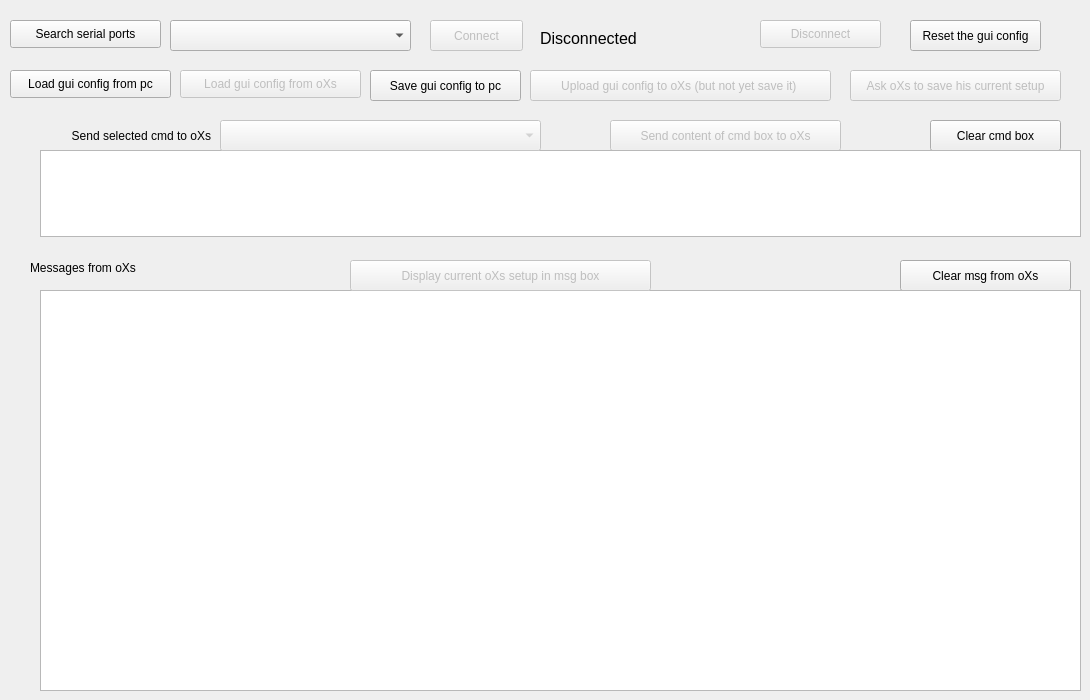
      <widget class="QWidget" name="UsbCommands">
       <attribute name="title">
        <string>Usb commands</string>
       </attribute>
       <widget class="QComboBox" name="comboBoxSerialPort">
        <property name="geometry">
         <rect>
          <x>170</x>
          <y>20</y>
          <width>241</width>
          <height>31</height>
         </rect>
        </property>
       </widget>
       <widget class="QPushButton" name="pushButtonSerialConnect">
        <property name="enabled">
         <bool>false</bool>
        </property>
        <property name="geometry">
         <rect>
          <x>430</x>
          <y>20</y>
          <width>93</width>
          <height>31</height>
         </rect>
        </property>
        <property name="text">
         <string>Connect</string>
        </property>
       </widget>
       <widget class="QPushButton" name="pushButtonSerialDisconnect">
        <property name="enabled">
         <bool>false</bool>
        </property>
        <property name="geometry">
         <rect>
          <x>760</x>
          <y>20</y>
          <width>121</width>
          <height>28</height>
         </rect>
        </property>
        <property name="text">
         <string>Disconnect</string>
        </property>
       </widget>
       <widget class="QPushButton" name="pushButtonSerialSend">
        <property name="enabled">
         <bool>false</bool>
        </property>
        <property name="geometry">
         <rect>
          <x>610</x>
          <y>120</y>
          <width>231</width>
          <height>31</height>
         </rect>
        </property>
        <property name="text">
         <string>Send content of cmd box to oXs</string>
        </property>
       </widget>
       <widget class="QPushButton" name="pushButtonSearchSerialPort">
        <property name="geometry">
         <rect>
          <x>10</x>
          <y>20</y>
          <width>151</width>
          <height>28</height>
         </rect>
        </property>
        <property name="text">
         <string>Search serial ports</string>
        </property>
       </widget>
       <widget class="QLabel" name="labelSerialStatus">
        <property name="geometry">
         <rect>
          <x>540</x>
          <y>30</y>
          <width>131</width>
          <height>16</height>
         </rect>
        </property>
        <property name="font">
         <font>
          <pointsize>12</pointsize>
         </font>
        </property>
        <property name="text">
         <string>Disconnected</string>
        </property>
       </widget>
       <widget class="QPushButton" name="pushButtonClearSerialSend">
        <property name="geometry">
         <rect>
          <x>930</x>
          <y>120</y>
          <width>131</width>
          <height>31</height>
         </rect>
        </property>
        <property name="text">
         <string>Clear cmd box</string>
        </property>
       </widget>
       <widget class="QPushButton" name="pushButtonClearSerialFromOxs">
        <property name="geometry">
         <rect>
          <x>900</x>
          <y>260</y>
          <width>171</width>
          <height>31</height>
         </rect>
        </property>
        <property name="text">
         <string>Clear msg from oXs</string>
        </property>
       </widget>
       <widget class="QPlainTextEdit" name="plainTextEditSerialFromOxs">
        <property name="geometry">
         <rect>
          <x>40</x>
          <y>290</y>
          <width>1041</width>
          <height>401</height>
         </rect>
        </property>
        <property name="font">
         <font>
          <family>Courier New</family>
         </font>
        </property>
        <property name="readOnly">
         <bool>true</bool>
        </property>
        <property name="plainText">
         <string extracomment="Enter here a manual command to send to oXs"/>
        </property>
       </widget>
       <widget class="QPlainTextEdit" name="plainTextEditSerialToOxs">
        <property name="geometry">
         <rect>
          <x>40</x>
          <y>150</y>
          <width>1041</width>
          <height>87</height>
         </rect>
        </property>
        <property name="plainText">
         <string extracomment="Enter here a manual command to send to oXs"/>
        </property>
       </widget>
       <widget class="QComboBox" name="comboBoxSendSelectedCmdToOxs">
        <property name="enabled">
         <bool>false</bool>
        </property>
        <property name="geometry">
         <rect>
          <x>220</x>
          <y>120</y>
          <width>321</width>
          <height>31</height>
         </rect>
        </property>
       </widget>
       <widget class="QLabel" name="label_20">
        <property name="geometry">
         <rect>
          <x>20</x>
          <y>120</y>
          <width>191</width>
          <height>31</height>
         </rect>
        </property>
        <property name="text">
         <string>Send selected cmd to oXs</string>
        </property>
        <property name="alignment">
         <set>Qt::AlignRight|Qt::AlignTrailing|Qt::AlignVCenter</set>
        </property>
       </widget>
       <widget class="QPushButton" name="pushButtonLoadConfig">
        <property name="geometry">
         <rect>
          <x>10</x>
          <y>70</y>
          <width>161</width>
          <height>28</height>
         </rect>
        </property>
        <property name="text">
         <string>Load gui config from pc</string>
        </property>
       </widget>
       <widget class="QPushButton" name="pushButtonLoadConfigFromOxs">
        <property name="enabled">
         <bool>false</bool>
        </property>
        <property name="geometry">
         <rect>
          <x>180</x>
          <y>70</y>
          <width>181</width>
          <height>28</height>
         </rect>
        </property>
        <property name="text">
         <string>Load gui config from oXs</string>
        </property>
       </widget>
       <widget class="QPushButton" name="pushButtonSaveAsConfig">
        <property name="geometry">
         <rect>
          <x>370</x>
          <y>70</y>
          <width>151</width>
          <height>31</height>
         </rect>
        </property>
        <property name="text">
         <string>Save gui config to pc</string>
        </property>
       </widget>
       <widget class="QPushButton" name="pushButtonReset">
        <property name="geometry">
         <rect>
          <x>910</x>
          <y>20</y>
          <width>131</width>
          <height>31</height>
         </rect>
        </property>
        <property name="text">
         <string>Reset the gui config</string>
        </property>
       </widget>
       <widget class="QPushButton" name="pushButtonUploadConfigInOxs">
        <property name="enabled">
         <bool>false</bool>
        </property>
        <property name="geometry">
         <rect>
          <x>530</x>
          <y>70</y>
          <width>301</width>
          <height>31</height>
         </rect>
        </property>
        <property name="text">
         <string>Upload gui config to oXs (but not yet save it) </string>
        </property>
       </widget>
       <widget class="QLabel" name="label_7">
        <property name="geometry">
         <rect>
          <x>30</x>
          <y>260</y>
          <width>171</width>
          <height>16</height>
         </rect>
        </property>
        <property name="text">
         <string>Messages from oXs</string>
        </property>
       </widget>
       <widget class="QPushButton" name="pushButtonGetOxsConfig">
        <property name="enabled">
         <bool>false</bool>
        </property>
        <property name="geometry">
         <rect>
          <x>350</x>
          <y>260</y>
          <width>301</width>
          <height>31</height>
         </rect>
        </property>
        <property name="text">
         <string>Display current oXs setup in msg box</string>
        </property>
       </widget>
       <widget class="QPushButton" name="pushButtonAskOxsToSave">
        <property name="enabled">
         <bool>false</bool>
        </property>
        <property name="geometry">
         <rect>
          <x>850</x>
          <y>70</y>
          <width>211</width>
          <height>31</height>
         </rect>
        </property>
        <property name="text">
         <string>Ask oXs to save his current setup</string>
        </property>
       </widget>
      </widget>
